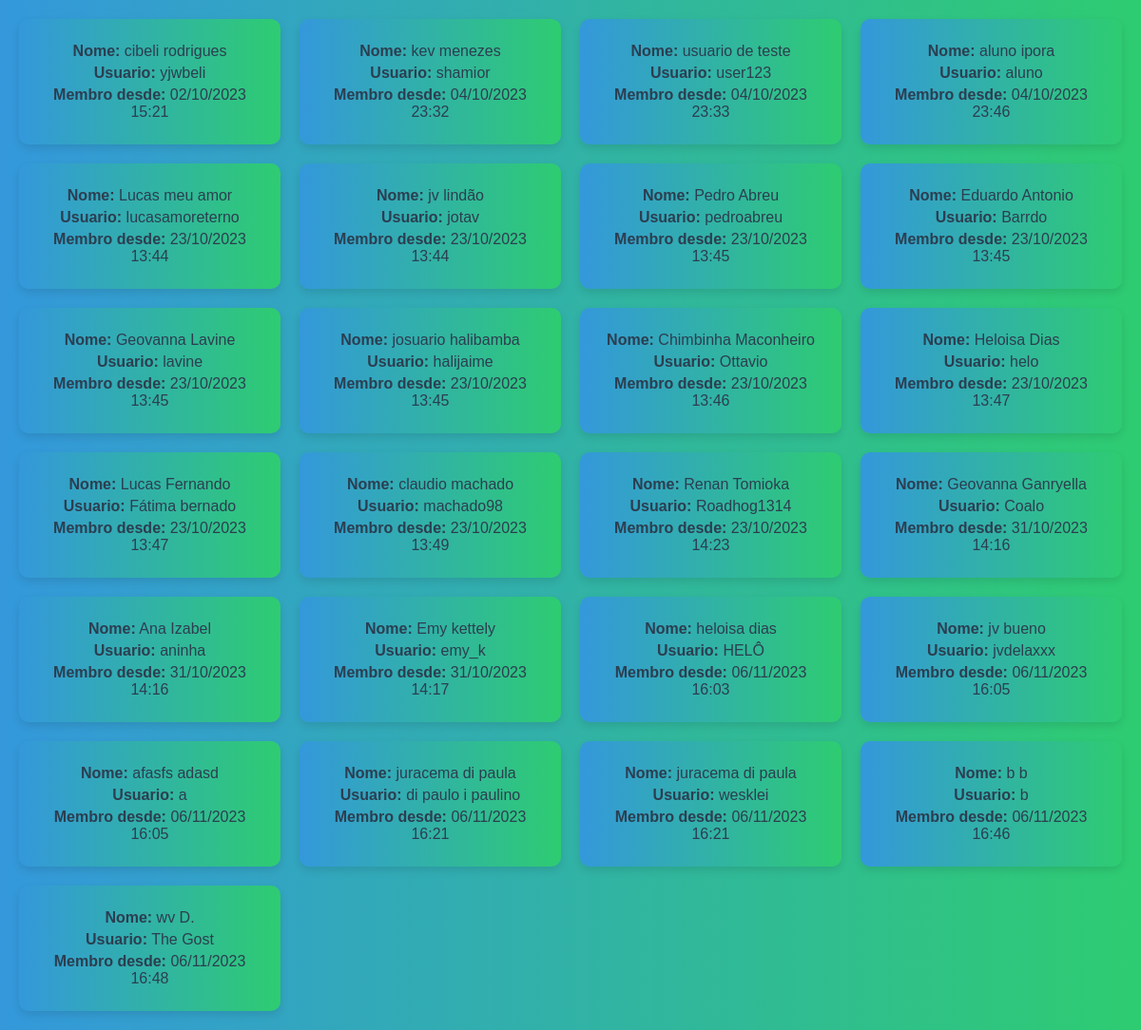
Page /listar/usuarios (signed in) on the committed database.
### models.py (models this page shows)
class Usuario(db.Model):
    __tablename__ = "Usuario"
    usuario = Column(String(20), primary_key=True)
    nome = Column(String(64))
    sobrenome = Column(String(64))
    senha = Column(String(102))
    criado_em = Column(DateTime, default=datetime.now)

### app.py (the view)
@app.route("/listar/usuarios")
@login_required
def listar_usuarios():
    users = Usuario.query.all()
    return render_template(
        "usuarios.html",
        usuarios=users
    )

### app.py (called while the page is built)
def login_required(funcao):
    @wraps(funcao)
    def inner(*args, **kwargs):
        if 'logado' in session:
            return funcao(*args, **kwargs)
        else:
            return redirect(url_for('login'))
    return inner

### templates/usuarios.html (shortened to what this page needs)
<!DOCTYPE html>
<html lang="en">
<head>
</head>
<body>
    {% for user in usuarios %}
    <a href="/{{ user.usuario }}/posts">
        <p><strong>Nome:</strong> {{ user.nome }} {{ user.sobrenome }}</p>
        <p><strong>Usuario:</strong> {{ user.usuario }}</p>
        <p><strong>Membro desde:</strong> {{ user.criado_em.strftime("%d/%m/%Y %H:%M") }}</p>
    </a>
    {% endfor %}
</body>
</html>

### templates/usuarios.html (style rules this page uses)
:root { --nav-height: 70px; --primary-color: #3498db; --secondary-color: #2ecc71; --text-color: #2c3e50; --highlight-color: #ff5252; }
body { display: grid; gap: 20px; grid-template-columns: repeat(auto-fit, minmax(250px, 1fr)); padding: 20px; background: linear-gradient(to right, var(--primary-color), var(--secondary-color)); color: var(--text-color); font-family: 'Arial', sans-serif; margin: 0; }
a { background: linear-gradient(to right, var(--primary-color), var(--secondary-color)); color: var(--text-color); text-align: center; text-decoration: none; padding: 20px; border-radius: 10px; display: block; transition: background 0.3s, transform 0.2s; box-shadow: 0 4px 8px rgba(0, 0, 0, 0.1); transform: scale(1); }
p { margin: 5px 0; font-size: 1rem; }

### rows in the picture
Usuario: nome "cibeli", sobrenome "rodrigues", usuario "yjwbeli", criado_em "02/10/2023 15:21"
Usuario: nome "kev", sobrenome "menezes", usuario "shamior", criado_em "04/10/2023 23:32"
Usuario: nome "usuario", sobrenome "de teste", usuario "user123", criado_em "04/10/2023 23:33"
Usuario: nome "aluno", sobrenome "ipora", usuario "aluno", criado_em "04/10/2023 23:46"
Usuario: nome "Lucas", sobrenome "meu amor", usuario "lucasamoreterno", criado_em "23/10/2023 13:44"
Usuario: nome "jv", sobrenome "lindão", usuario "jotav", criado_em "23/10/2023 13:44"
Usuario: nome "Pedro", sobrenome "Abreu", usuario "pedroabreu", criado_em "23/10/2023 13:45"
Usuario: nome "Eduardo", sobrenome "Antonio", usuario "Barrdo", criado_em "23/10/2023 13:45"
Usuario: nome "Geovanna", sobrenome "Lavine", usuario "lavine", criado_em "23/10/2023 13:45"
Usuario: nome "josuario", sobrenome "halibamba", usuario "halijaime", criado_em "23/10/2023 13:45"
Usuario: nome "Chimbinha", sobrenome "Maconheiro", usuario "Ottavio", criado_em "23/10/2023 13:46"
Usuario: nome "Heloisa", sobrenome "Dias", usuario "helo", criado_em "23/10/2023 13:47"
Usuario: nome "Lucas", sobrenome "Fernando", usuario "Fátima bernado", criado_em "23/10/2023 13:47"
Usuario: nome "claudio", sobrenome "machado", usuario "machado98", criado_em "23/10/2023 13:49"
Usuario: nome "Renan", sobrenome "Tomioka", usuario "Roadhog1314", criado_em "23/10/2023 14:23"
Usuario: nome "Geovanna", sobrenome "Ganryella", usuario "Coalo", criado_em "31/10/2023 14:16"
Usuario: nome "Ana", sobrenome "Izabel", usuario "aninha", criado_em "31/10/2023 14:16"
Usuario: nome "Emy", sobrenome "kettely", usuario "emy_k", criado_em "31/10/2023 14:17"
Usuario: nome "heloisa", sobrenome "dias", usuario "HELÔ", criado_em "06/11/2023 16:03"
Usuario: nome "jv", sobrenome "bueno", usuario "jvdelaxxx", criado_em "06/11/2023 16:05"
Usuario: nome "afasfs", sobrenome "adasd", usuario "a", criado_em "06/11/2023 16:05"
Usuario: nome "juracema", sobrenome "di paula", usuario "di paulo i paulino", criado_em "06/11/2023 16:21"
Usuario: nome "juracema", sobrenome "di paula", usuario "wesklei", criado_em "06/11/2023 16:21"
Usuario: nome "b", sobrenome "b", usuario "b", criado_em "06/11/2023 16:46"
Usuario: nome "wv", sobrenome "D.", usuario "The Gost", criado_em "06/11/2023 16:48"
